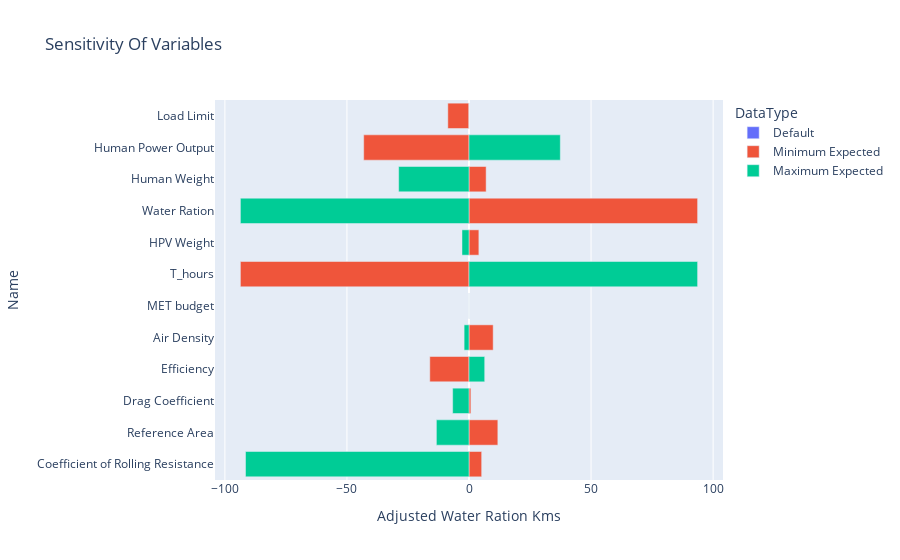

Notebook cell for this chart:
### Code cell
summary_df = df_large[(df_large.DataType == "Minimum Expected") | (df_large.DataType == "Maximum Expected") | (df_large.DataType == "Default")]
# summary_df
fig = px.bar(summary_df, y="Name", x="Adjusted Water Ration Kms", color="DataType", title="Sensitivity Of Variables",        #size='MarkerSize',
)
fig2 = px.bar(summary_df, y="Name", x="Water Ration Kms", color="DataType", title="Sensitivty Of Variables",        #size='MarkerSize',)
)
# fig2.update_traces(xaxis="x2")

# fig=make_subplots(
#         specs=[[{"secondary_y": True}]])
# print(fig.layout)    



# subfig = make_subplots(specs=[[{"secondary_y": True}]])
# subfig.add_traces(fig.data + fig2.data)

# subfig.layout.xaxis.title="Time"
# subfig.layout.yaxis.title="Linear Y"
# subfig.layout.yaxis2.title="Log Y"


fig.show()

fig.write_image("../results/fig1.svg")


# fig.update_layout(xaxis2= {'anchor': 'y', 'overlaying': 'x', 'side': 'top'},
#                   yaxis_domain=[0, 0.94]);

# fig.add_trace(
#     go.Bar(x=[1, 2, 3, 4],
#            y=[7, 4, 5, 6],
#            name="bar",
#           ), secondary_y=False)
# fig.add_trace(
#     go.Bar(x=[-2, -1, 0, 1],
#                y=[4, 2, 5, 6],
#                name="scatt1",
#             ), secondary_y=True)
# fig.data[1].update(xaxis='x2')
# fig.update_layout(width=700, height=475)

### Figure 1 — Plotly figure (JSON) as saved in the notebook; plotly's stock layout.template omitted (floating-point values rounded to 4 significant figures)
{"data": [{"alignmentgroup": "True", "hovertemplate": "DataType=Default<br>Adjusted Water Ration Kms=%{x}<br>Name=%{y}<extra></extra>", "legendgroup": "Default", "marker": {"color": "#636efa", "pattern": {"shape": ""}}, "name": "Default", "offsetgroup": "Default", "orientation": "h", "showlegend": true, "textposition": "auto", "type": "bar", "x": [0, 0, 0, 0, 0, 0, 0, 0, 0, 0, 0, 0], "xaxis": "x", "y": ["Coefficient of Rolling Resistance", "Reference Area", "Drag Coefficient", "Efficiency", "Air Density", "MET budget", "T_hours", "HPV Weight", "Water Ration", "Human Weight", "Human Power Output", "Load Limit"], "yaxis": "y"}, {"alignmentgroup": "True", "hovertemplate": "DataType=Minimum Expected<br>Adjusted Water Ration Kms=%{x}<br>Name=%{y}<extra></extra>", "legendgroup": "Minimum Expected", "marker": {"color": "#EF553B", "pattern": {"shape": ""}}, "name": "Minimum Expected", "offsetgroup": "Minimum Expected", "orientation": "h", "showlegend": true, "textposition": "auto", "type": "bar", "x": [5.192, 11.81, 0.7606, -16.06, 9.906, 0, -93.64, 4.043, 93.64, 7.023, -43.14, -8.678], "xaxis": "x", "y": ["Coefficient of Rolling Resistance", "Reference Area", "Drag Coefficient", "Efficiency", "Air Density", "MET budget", "T_hours", "HPV Weight", "Water Ration", "Human Weight", "Human Power Output", "Load Limit"], "yaxis": "y"}, {"alignmentgroup": "True", "hovertemplate": "DataType=Maximum Expected<br>Adjusted Water Ration Kms=%{x}<br>Name=%{y}<extra></extra>", "legendgroup": "Maximum Expected", "marker": {"color": "#00cc96", "pattern": {"shape": ""}}, "name": "Maximum Expected", "offsetgroup": "Maximum Expected", "orientation": "h", "showlegend": true, "textposition": "auto", "type": "bar", "x": [-91.55, -13.36, -6.697, 6.432, -2.001, 0, 93.64, -2.88, -93.64, -28.82, 37.41, 0], "xaxis": "x", "y": ["Coefficient of Rolling Resistance", "Reference Area", "Drag Coefficient", "Efficiency", "Air Density", "MET budget", "T_hours", "HPV Weight", "Water Ration", "Human Weight", "Human Power Output", "Load Limit"], "yaxis": "y"}], "layout": {"barmode": "relative", "legend": {"title": {"text": "DataType"}, "tracegroupgap": 0}, "title": {"text": "Sensitivity Of Variables"}, "xaxis": {"anchor": "y", "domain": [0, 1], "title": {"text": "Adjusted Water Ration Kms"}}, "yaxis": {"anchor": "x", "domain": [0, 1], "title": {"text": "Name"}}}}
